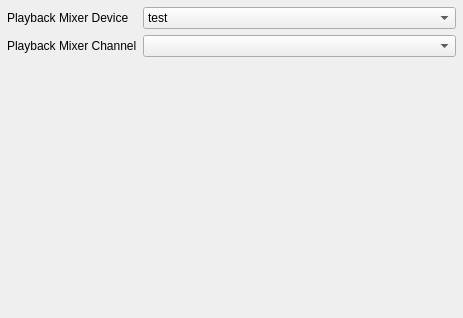
<?xml version="1.0" encoding="UTF-8"?>
<ui version="4.0">
 <class>InternetRadioConfigurationUI</class>
 <widget class="QWidget" name="InternetRadioConfigurationUI">
  <property name="geometry">
   <rect>
    <x>0</x>
    <y>0</y>
    <width>463</width>
    <height>318</height>
   </rect>
  </property>
  <property name="windowTitle">
   <string>SetupDialogGeneral</string>
  </property>
  <layout class="QGridLayout">
   <property name="margin">
    <number>0</number>
   </property>
   <item row="0" column="0">
    <layout class="QGridLayout" name="gridLayout_3">
     <property name="margin">
      <number>7</number>
     </property>
     <item row="0" column="0">
      <widget class="QLabel" name="labelPlaybackMixerDevice">
       <property name="sizePolicy">
        <sizepolicy hsizetype="Preferred" vsizetype="Preferred">
         <horstretch>0</horstretch>
         <verstretch>0</verstretch>
        </sizepolicy>
       </property>
       <property name="text">
        <string>Playback Mixer Device</string>
       </property>
       <property name="wordWrap">
        <bool>false</bool>
       </property>
      </widget>
     </item>
     <item row="0" column="1">
      <widget class="QComboBox" name="comboPlaybackMixerDevice">
       <property name="sizePolicy">
        <sizepolicy hsizetype="MinimumExpanding" vsizetype="Preferred">
         <horstretch>0</horstretch>
         <verstretch>0</verstretch>
        </sizepolicy>
       </property>
       <item>
        <property name="text">
         <string>test</string>
        </property>
       </item>
      </widget>
     </item>
     <item row="1" column="0">
      <widget class="QLabel" name="labelPlaybackMixerChannel">
       <property name="sizePolicy">
        <sizepolicy hsizetype="Preferred" vsizetype="Preferred">
         <horstretch>0</horstretch>
         <verstretch>0</verstretch>
        </sizepolicy>
       </property>
       <property name="text">
        <string>Playback Mixer Channel</string>
       </property>
       <property name="wordWrap">
        <bool>false</bool>
       </property>
      </widget>
     </item>
     <item row="1" column="1">
      <widget class="QComboBox" name="comboPlaybackMixerChannel">
       <property name="sizePolicy">
        <sizepolicy hsizetype="MinimumExpanding" vsizetype="Preferred">
         <horstretch>0</horstretch>
         <verstretch>0</verstretch>
        </sizepolicy>
       </property>
      </widget>
     </item>
     <item row="2" column="1">
      <spacer name="verticalSpacer">
       <property name="orientation">
        <enum>Qt::Vertical</enum>
       </property>
       <property name="sizeType">
        <enum>QSizePolicy::MinimumExpanding</enum>
       </property>
       <property name="sizeHint" stdset="0">
        <size>
         <width>20</width>
         <height>40</height>
        </size>
       </property>
      </spacer>
     </item>
    </layout>
   </item>
  </layout>
 </widget>
 <layoutdefault spacing="6" margin="0"/>
 <includes>
  <include location="local">ktabwidget.h</include>
  <include location="local">knuminput.h</include>
  <include location="local">knuminput.h</include>
  <include location="local">knuminput.h</include>
  <include location="local">knuminput.h</include>
  <include location="local">knuminput.h</include>
  <include location="local">knuminput.h</include>
  <include location="local">knuminput.h</include>
  <include location="local">knuminput.h</include>
 </includes>
 <resources/>
 <connections/>
</ui>
